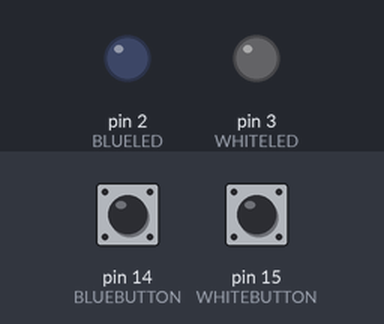
Simulated run of this sketch. Board: Arduino Uno, built with avr-gcc and run on an emulated ATmega328P. Shown: output pins drawn as LEDs (lit = HIGH). The inputs (shaded band) are chosen by the test bench; at power-on: pin 14 (BLUEBUTTON) HIGH, pin 15 (WHITEBUTTON) HIGH.

Above: at 1.2 s.
1.3 s: pin 14 (BLUEBUTTON) pulled LOW for 0.15 s
At 2.6 s:
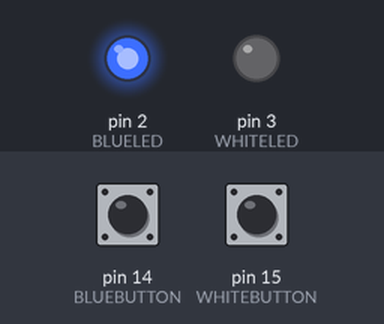
2.9 s: pin 15 (WHITEBUTTON) pulled LOW for 0.15 s
At 3.9 s:
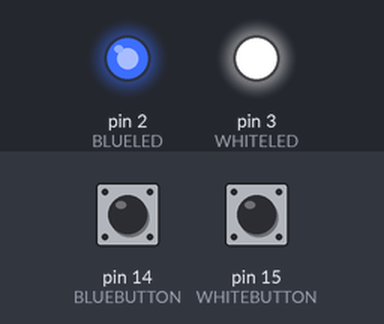
4.5 s: pin 14 (BLUEBUTTON) pulled LOW for 1 s
At 6.4 s:
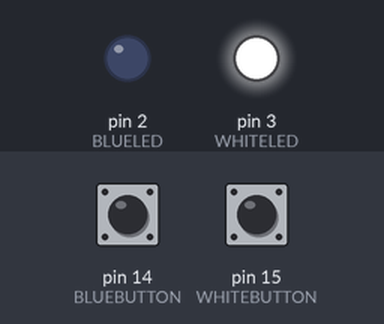
7.0 s: pin 14 (BLUEBUTTON) pulled LOW for 3.2 s
At 11.1 s:
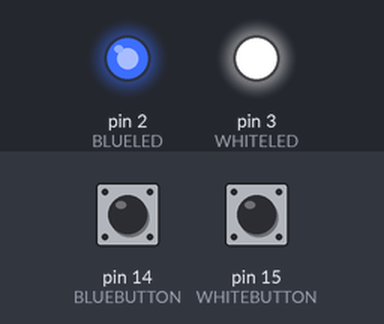
11.7 s: pin 15 (WHITEBUTTON) pulled LOW for 1 s
At 13.0 s:
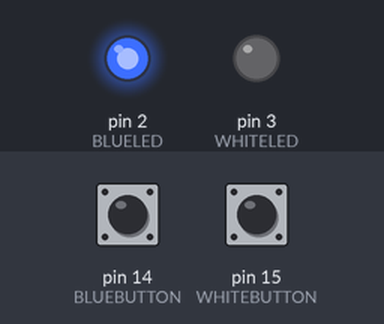
Timing chart, 0 to 14.7 s (numbered marks = the images above; inputs shaded):
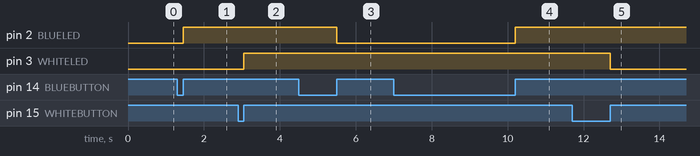

Measured:
- after the input at 1.3 s, pin 2 (BLUELED): LOW → HIGH after 0.15 s
- after the input at 2.9 s, pin 3 (WHITELED): LOW → HIGH after 0.15 s
- after the input at 4.5 s, pin 2 (BLUELED): HIGH → LOW after 1.0 s
- after the input at 7.0 s, pin 2 (BLUELED): LOW → HIGH after 3.2 s
- after the input at 11.7 s, pin 3 (WHITELED): HIGH → LOW after 1.0 s

The sketch:

ledBareMetal.ino
```cpp
#include <avr/io.h>

#define BLUEBUTTON  (1 << 0) //A0 - PC0
#define WHITEBUTTON (1 << 1)  //A1 - PC1
#define BLUELED (1 << 2) //D2 - PD2
#define WHITELED (1 << 3) //D3 - PD3


unsigned char blueButtonFlag = 0x0;
unsigned char whiteButtonFlag = 0x0;


void setup()
{
  //Definir o botao azul como entrada
  DDRC &= ~BLUEBUTTON;

  //definir o botao branco como entrada
  DDRC &= ~WHITEBUTTON;

  //definir o led azul como saida
  DDRD |= BLUELED;

  //definir o led branco como saida
  DDRD |= WHITELED;

// usar resistores de pullup para os botoes
  PORTC |= BLUEBUTTON;
  PORTC |= WHITEBUTTON;

}

void loop()
{

  //ACAO PARA O BOTAO AZUL:
  if(!(PINC & BLUEBUTTON))
  {
    blueButtonFlag = 0x01;
  }

  if((PINC & BLUEBUTTON) && blueButtonFlag) //a acao que se realiza quando eu pressiono o botao
  {
   blueButtonFlag = 0x00;
   PORTD ^= BLUELED;
  }


  //PARA O BOTAO BRANCO
  if(!(PINC & WHITEBUTTON))
  {
    whiteButtonFlag = 0x1;
  }

  if((PINC & WHITEBUTTON) && whiteButtonFlag)
  {
    whiteButtonFlag = 0x0;
    PORTD ^= WHITELED;

    }


}
```
